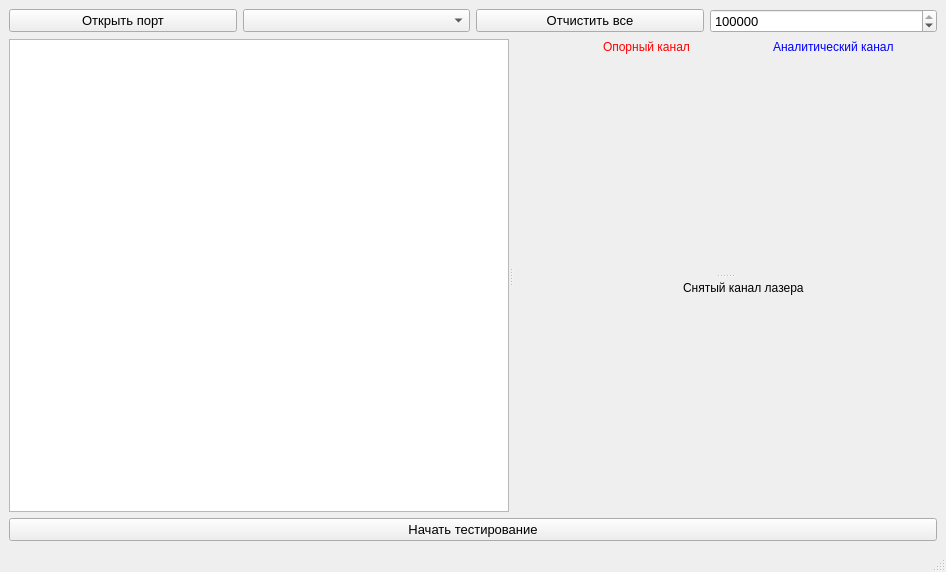
<?xml version="1.0" encoding="UTF-8"?>
<ui version="4.0">
 <class>MainWindow</class>
 <widget class="QMainWindow" name="MainWindow">
  <property name="geometry">
   <rect>
    <x>0</x>
    <y>0</y>
    <width>946</width>
    <height>572</height>
   </rect>
  </property>
  <property name="windowTitle">
   <string>MainWindow</string>
  </property>
  <widget class="QWidget" name="centralwidget">
   <layout class="QGridLayout" name="gridLayout">
    <item row="0" column="2">
     <widget class="QPushButton" name="cleabutt">
      <property name="font">
       <font>
        <pointsize>10</pointsize>
       </font>
      </property>
      <property name="text">
       <string>Отчистить все</string>
      </property>
     </widget>
    </item>
    <item row="0" column="1">
     <widget class="uart" name="cmbxComPort">
      <property name="font">
       <font>
        <pointsize>10</pointsize>
       </font>
      </property>
     </widget>
    </item>
    <item row="2" column="0" colspan="4">
     <widget class="QPushButton" name="pushButton">
      <property name="enabled">
       <bool>true</bool>
      </property>
      <property name="font">
       <font>
        <pointsize>10</pointsize>
       </font>
      </property>
      <property name="text">
       <string>Начать тестирование</string>
      </property>
     </widget>
    </item>
    <item row="0" column="0">
     <widget class="QPushButton" name="pbOpen">
      <property name="font">
       <font>
        <pointsize>10</pointsize>
       </font>
      </property>
      <property name="text">
       <string>Открыть порт</string>
      </property>
     </widget>
    </item>
    <item row="0" column="3">
     <widget class="QSpinBox" name="sbxBaudrate">
      <property name="font">
       <font>
        <pointsize>10</pointsize>
       </font>
      </property>
      <property name="toolTip">
       <string>&lt;html&gt;&lt;head/&gt;&lt;body&gt;&lt;p&gt;&lt;br/&gt;&lt;/p&gt;&lt;/body&gt;&lt;/html&gt;</string>
      </property>
      <property name="whatsThis">
       <string>&lt;html&gt;&lt;head/&gt;&lt;body&gt;&lt;p&gt;&lt;br/&gt;&lt;/p&gt;&lt;/body&gt;&lt;/html&gt;</string>
      </property>
      <property name="minimum">
       <number>4800</number>
      </property>
      <property name="maximum">
       <number>115200</number>
      </property>
      <property name="singleStep">
       <number>100</number>
      </property>
      <property name="value">
       <number>115200</number>
      </property>
     </widget>
    </item>
    <item row="1" column="0" colspan="4">
     <widget class="QSplitter" name="splitter_2">
      <property name="orientation">
       <enum>Qt::Horizontal</enum>
      </property>
      <widget class="QPlainTextEdit" name="plainTextEdit">
       <property name="enabled">
        <bool>true</bool>
       </property>
       <property name="sizePolicy">
        <sizepolicy hsizetype="Preferred" vsizetype="Expanding">
         <horstretch>0</horstretch>
         <verstretch>0</verstretch>
        </sizepolicy>
       </property>
       <property name="minimumSize">
        <size>
         <width>0</width>
         <height>0</height>
        </size>
       </property>
       <property name="maximumSize">
        <size>
         <width>500</width>
         <height>16777215</height>
        </size>
       </property>
       <property name="font">
        <font>
         <pointsize>12</pointsize>
        </font>
       </property>
       <property name="readOnly">
        <bool>true</bool>
       </property>
      </widget>
      <widget class="QSplitter" name="splitter">
       <property name="enabled">
        <bool>true</bool>
       </property>
       <property name="sizePolicy">
        <sizepolicy hsizetype="Expanding" vsizetype="Expanding">
         <horstretch>0</horstretch>
         <verstretch>0</verstretch>
        </sizepolicy>
       </property>
       <property name="orientation">
        <enum>Qt::Vertical</enum>
       </property>
       <widget class="QCustomPlot" name="customPlot" native="true">
        <property name="enabled">
         <bool>true</bool>
        </property>
        <widget class="QLabel" name="label">
         <property name="geometry">
          <rect>
           <x>260</x>
           <y>0</y>
           <width>141</width>
           <height>16</height>
          </rect>
         </property>
         <property name="styleSheet">
          <string notr="true">color:rgb(0, 0, 255)
</string>
         </property>
         <property name="text">
          <string>Аналитический канал</string>
         </property>
        </widget>
        <widget class="QLabel" name="label_2">
         <property name="geometry">
          <rect>
           <x>90</x>
           <y>0</y>
           <width>131</width>
           <height>16</height>
          </rect>
         </property>
         <property name="styleSheet">
          <string notr="true">color:red</string>
         </property>
         <property name="text">
          <string>Опорный канал</string>
         </property>
        </widget>
       </widget>
       <widget class="QCustomPlot" name="customPlot_2" native="true">
        <property name="enabled">
         <bool>true</bool>
        </property>
        <widget class="QLabel" name="label_3">
         <property name="geometry">
          <rect>
           <x>170</x>
           <y>0</y>
           <width>121</width>
           <height>20</height>
          </rect>
         </property>
         <property name="text">
          <string>Снятый канал лазера</string>
         </property>
        </widget>
       </widget>
      </widget>
     </widget>
    </item>
   </layout>
  </widget>
  <widget class="QMenuBar" name="menubar">
   <property name="geometry">
    <rect>
     <x>0</x>
     <y>0</y>
     <width>946</width>
     <height>21</height>
    </rect>
   </property>
  </widget>
  <widget class="QStatusBar" name="statusbar"/>
 </widget>
 <customwidgets>
  <customwidget>
   <class>uart</class>
   <extends>QComboBox</extends>
   <header>uart.h</header>
  </customwidget>
  <customwidget>
   <class>QCustomPlot</class>
   <extends>QWidget</extends>
   <header>qcustomplot.h</header>
   <container>1</container>
  </customwidget>
 </customwidgets>
 <resources/>
 <connections/>
</ui>
